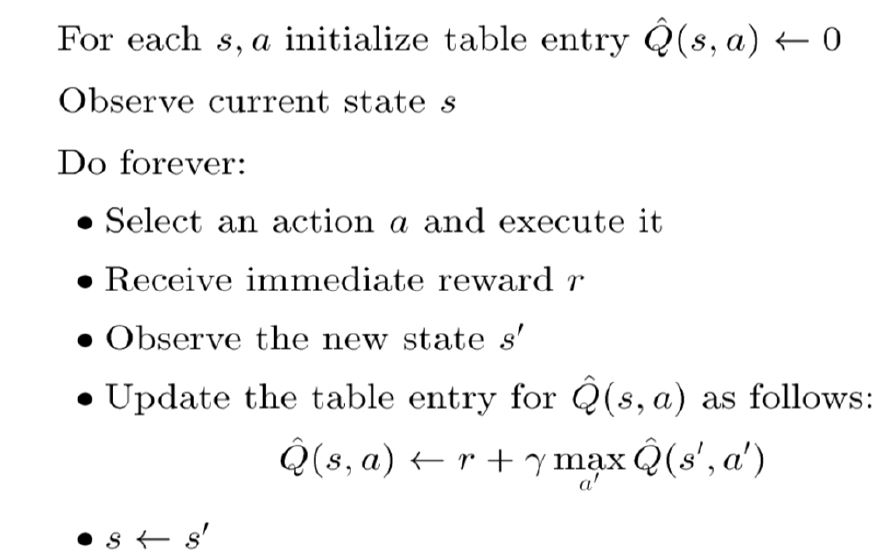
#> input picture Q-learning psuedocode.JPG, 879 x 556 px, found by its file name
$ jupyter execute 'Project 2- Grid World- Michael Keller.ipynb'
#> lines starting #> are read from the running program, lines starting #| are printed output that depends on the picture
# Introduction

This project report will address the implementation of three reinforcment learning algorithms on a custom grid world goal searching problem. The grid world problem is defined as follows:

Given an agent that starts in a specified state, this agent's goal is to reach the goal state. The goal state has reward 1, all other non-terminal states have reward 0. At each state, an agent has four actions: North, South, East, and West. For our problem, these actions will be deterministic. If an agent takes an action, the action will move the agent to the corresponding state. If an action will move an agent out of the grid, the agent will remain in the same position.

It is possible to create walls and/or other terminal states with different positive/negative rewards. However, our main focus here will be comparing the performance of following three reinforcement learining algorthms:

1. Q-learning
2. Double Q-learning
3. Monte Carlo

With each algorithm, we will use an $\epsilon$-greedy approach where we will take the action with the best value with 1-$\epsilon$ probability and take a random action with probability $\epsilon$. Taking the action with the best value out of the current information is known as exploitation, while taking a random action is known as exploration.

For all experiments, we will use a 5x5 grid world where the starting state is (0, 0) and the end state is (4, 4).

# Q-Learning

## Description and  Psuedocode

In a standard Q-learning approach, for every possible state and action, there is a Q-value. This Q-value represents the utility of an action in a particular state; that is, roughly, the expected future reward R when taking action A in state S. An agent in this grid world will continuously take actions until it reaches a terminal state, updating its Q-values as it goes. The set of actions taken from the starting state to a terminal state represents an episode. Q-values are updated throughout an episode according to (1):

$$Q(s, a)<-Q(s, a) + R+\gamma*max_aQ(s', a')                                                            (1) $$

Note that here, s is the current state, a is the current action, s' is the next state, and a' represents an action from s'. $\gamma$ represents the discount factor for q-values. We will implement a standard Q-learning algorithm according to the psuedocode in Figure 1:

[cell 1]
#imports

import numpy as np
import matplotlib.pyplot as plt
import pandas as pd
import random
import cv2
import seaborn as sns

[cell 2]
img = cv2.imread('Q-learning psuedocode.jpg')
#> img is the input picture: shape (556, 879, 3); min 0, max 255, mean 245.2
plt.figure(figsize=(8, 8))
plt.imshow(img)
plt.xlabel('Figure 1')
plt.show()

## Implementation

The rest of our implementation steps are detailed below:

[cell 3]
As=np.asarray(['North', 'South', 'East', 'West']) #possible actions

Rs=np.zeros((5, 5)) #initalize rewards for each state
Rs[4][4]=1 #goal state has reward of 1

S=list((0, 0)) #starting state

epsilon=0.1
gamma=0.9

runs=1000
episodes=50

steps_per_episode=np.empty((runs, episodes))

for i in range(runs):
    q_table=np.zeros((5, 5, 4))
    for j in range(episodes):
        count=0
        while S !=[4, 4]:
            p=random.random()
            if p<1-epsilon:
                A=np.argmax(q_table[S[0]][S[1]])
                if As[A]=='North':
                    S_prime=list(S)
                    S_prime[1]+=1
                    if S_prime[0] < 0 or S_prime[0] > 4 or S_prime[1] <0 or S_prime[1]>4:
                        S_prime=list(S)
                    q_table[S[0]][S[1]][A]=Rs[S_prime[0]][S_prime[1]]+(gamma*np.max(q_table[S_prime[0]][S_prime[1]]))
                    S=S_prime
                elif As[A]=='South':
                    S_prime=list(S)
                    S_prime[1]-=1
                    if S_prime[0] < 0 or S_prime[0] > 4 or S_prime[1] <0 or S_prime[1]>4:
                        S_prime=list(S)
                    q_table[S[0]][S[1]][A]=Rs[S_prime[0]][S_prime[1]]+(gamma*np.max(q_table[S_prime[0]][S_prime[1]]))
                    S=S_prime
                elif As[A]=='East':
                    S_prime=list(S)
                    S_prime[0]+=1
                    if S_prime[0] < 0 or S_prime[0] > 4 or S_prime[1] <0 or S_prime[1]>4:
                        S_prime=list(S)
                    q_table[S[0]][S[1]][A]=Rs[S_prime[0]][S_prime[1]]+(gamma*np.max(q_table[S_prime[0]][S_prime[1]]))
                    S=S_prime
                elif As[A]=='West':
                    S_prime=list(S)
                    S_prime[0]-=1
                    if S_prime[0] < 0 or S_prime[0] > 4 or S_prime[1] <0 or S_prime[1]>4:
                        S_prime=list(S)
                    q_table[S[0]][S[1]][A]=Rs[S_prime[0]][S_prime[1]]+(gamma*np.max(q_table[S_prime[0]][S_prime[1]]))
                    S=S_prime
                count+=1
            else:
                A=np.random.randint(0, len(As))
                if As[A]=='North':
                    S_prime=list(S)
                    S_prime[1]+=1
                    if S_prime[0] < 0 or S_prime[0] > 4 or S_prime[1] <0 or S_prime[1]>4:
                        S_prime=list(S)
                    q_table[S[0]][S[1]][A]=Rs[S_prime[0]][S_prime[1]]+(gamma*np.max(q_table[S_prime[0]][S_prime[1]]))
                    S=S_prime
                elif As[A]=='South':
                    S_prime=list(S)
                    S_prime[1]-=1
                    if S_prime[0] < 0 or S_prime[0] > 4 or S_prime[1] <0 or S_prime[1]>4:
                        S_prime=list(S)
                    q_table[S[0]][S[1]][A]=Rs[S_prime[0]][S_prime[1]]+(gamma*np.max(q_table[S_prime[0]][S_prime[1]]))
                    S=S_prime
                elif As[A]=='East':
                    S_prime=list(S)
                    S_prime[0]+=1
                    if S_prime[0] < 0 or S_prime[0] > 4 or S_prime[1] <0 or S_prime[1]>4:
                        S_prime=list(S)
                    q_table[S[0]][S[1]][A]=Rs[S_prime[0]][S_prime[1]]+(gamma*np.max(q_table[S_prime[0]][S_prime[1]]))
                    S=S_prime
                elif As[A]=='West':
                    S_prime=list(S)
                    S_prime[0]-=1
                    if S_prime[0] < 0 or S_prime[0] > 4 or S_prime[1] <0 or S_prime[1]>4:
                        S_prime=list(S)
                    q_table[S[0]][S[1]][A]=Rs[S_prime[0]][S_prime[1]]+(gamma*np.max(q_table[S_prime[0]][S_prime[1]]))
                    S=S_prime
                count+=1
        S=list((0, 0))
        steps_per_episode[i][j]=count

## Results

For this experiment, we ran the gridworld for 1000 iterations of 50 episodes each with an $\epsilon$ of 0.1 and a $\gamma$ of 0.9.

We first show the step-to-goal curve, visualizing the number of steps per episode it took for the agent to reach its goal. We obtain it by counting the number of steps it took for the agent to reach its goal in each episode, then averaging these counts over the 1000 iterations:

[cell 4]
average_steps_per_episode=np.mean(steps_per_episode, axis=0)

plt.plot(average_steps_per_episode)
plt.xlabel('Episode')
plt.ylabel('Average number of Steps to reach goal')
plt.show()
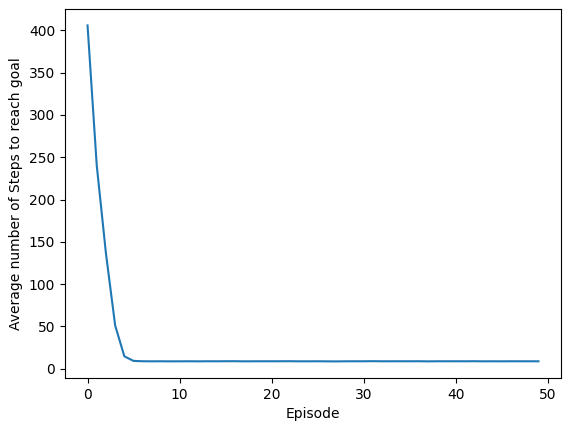
#> figure drawn by matplotlib, 1 panel; curve peaks at x = 0, y = 405.8

Below we can see the V-table for one of the episodes:

[cell 5]
v_table=np.zeros((5, 5))

for i in range(5):
    for j in range(5):
        v_table[i][j]=np.max(q_table[i][j])

grid=sns.heatmap(v_table, annot=True)
grid
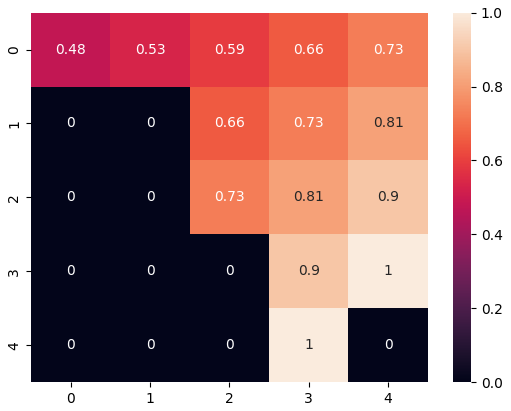
#> figure drawn by matplotlib, 2 panels

## Conclusions

From the step-to-goal curve, we can see that with an epsilon of 0.1, by the 7th episode, the agent has learned the optimal policy and the step-to-goal-curve converges. In the first 7 epsisodes, we can see that the agent is exploring to try and find the optimal policy.

From the V-table, we can see that the optimal policy that the agent learned involves moving East 4 times, and North four times, leading to a rough average of 8 steps per episode.

# Double Q-Learning

## Description and  Psuedocode

Double Q-learning follows a similar approach to Q-learning, except that there are now two q-values for each state s and action a. Thus, we must train two action-value functions $Q_1$ and $Q_2$. However, they are independent of each other, so they cannot be trained on the same time step or simultaneously. So, we will pick $Q_1$ or $Q_2$ at random to be updated on each time step. If we update $Q_1$, we will use $Q_2$ as the q-values of the next state, and vice-versa for $Q_2$. Action selection will be $\epsilon$-greedy with respect to the sum of $Q_1$ and $Q_2.$ The double Q-learning algorithm has the psuedocode in Figure 2:

[cell 6]
img = cv2.imread('Double Q-learning psuedocode.jpg')
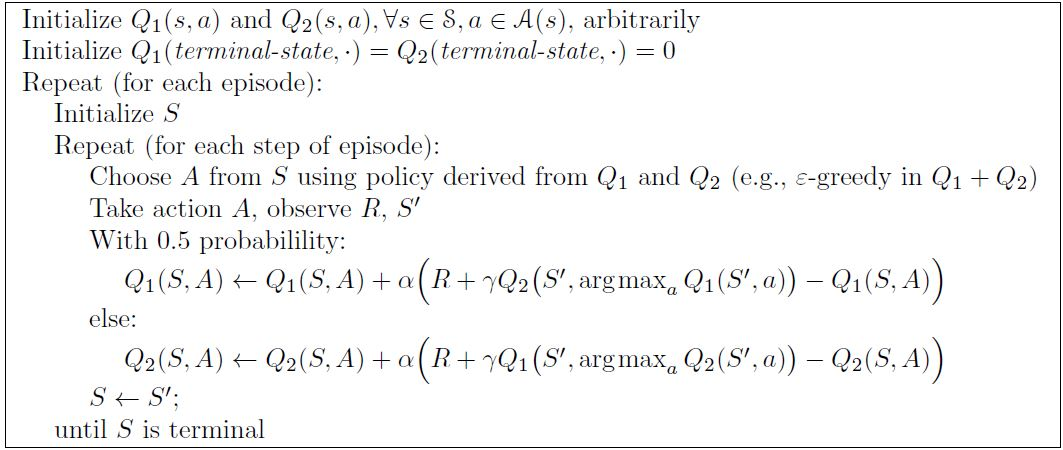
#> input picture Double Q-learning psuedocode.JPG, 1063 x 450 px, found by its file name
#> img is the input picture: shape (450, 1063, 3); mean B, G, R 244.4, 244.6, 244.4
plt.figure(figsize=(16, 16))
plt.imshow(img)
plt.xlabel('Figure 2')
plt.show()

So we update $Q_1$ according to (2):

$$Q_1(S, A)<-Q_1(S, A)+\alpha(R+\gamma Q_2(S', argmax_a Q_1(S', a))-Q_1(S, A))$$                                            (2)

And we update $Q_2$ according to (3):

$$Q_2(S, A)<-Q_2(S, A) +\alpha(R+\gamma Q_1(S', argmax_a Q_2(S', a))-Q_2(S, A))$$                                           (3)

Note that $\alpha$ is the learning rate parameter for double q-larning.

## Implementation

The rest of our implementation steps are detailed below:

[cell 7]
As=np.asarray(['North', 'South', 'East', 'West']) #possible actions

Rs=np.zeros((5, 5)) #initalize rewards for each state
Rs[4][4]=1 #goal state has reward of 1

S=list((0, 0)) #starting state

epsilon=0.1
gamma=0.9
alpha=0.5

runs=1000
episodes=50

steps_per_episode_double=np.empty((runs, episodes))

for i in range(runs):
    q1_table=np.zeros((5, 5, 4))
    q2_table=np.zeros((5, 5, 4))
    qsum_table=np.zeros((5, 5, 4))
    for j in range(episodes):
        count=0
        while S !=[4, 4]:
            p_e=random.random()
            if p_e<1-epsilon:
                A=np.argmax(qsum_table[S[0]][S[1]])
                if As[A]=='North':
                    S_prime=list(S)
                    S_prime[1]+=1
                    if S_prime[0] < 0 or S_prime[0] > 4 or S_prime[1] <0 or S_prime[1]>4:
                        S_prime=list(S)
                    p_q=random.random()
                    if p_q<0.5:
                        q1_table[S[0]][S[1]][A]=q1_table[S[0]][S[1]][A]+alpha*(Rs[S_prime[0]][S_prime[1]]+(gamma*np.max(
                        q2_table[S_prime[0]][S_prime[1]]))-q1_table[S[0]][S[1]][A])
                    else:
                        q2_table[S[0]][S[1]][A]=q2_table[S[0]][S[1]][A]+alpha*(Rs[S_prime[0]][S_prime[1]]+(gamma*np.max(
                        q1_table[S_prime[0]][S_prime[1]]))-q2_table[S[0]][S[1]][A])
                    qsum_table[S[0]][S[1]][A]=q1_table[S[0]][S[1]][A]+q2_table[S[0]][S[1]][A]
                    S=S_prime
                elif As[A]=='South':
                    S_prime=list(S)
                    S_prime[1]-=1
                    if S_prime[0] < 0 or S_prime[0] > 4 or S_prime[1] <0 or S_prime[1]>4:
                        S_prime=list(S)
                    p_q=random.random()
                    if p_q<0.5:
                        q1_table[S[0]][S[1]][A]=q1_table[S[0]][S[1]][A]+alpha*(Rs[S_prime[0]][S_prime[1]]+(gamma*np.max(
                        q2_table[S_prime[0]][S_prime[1]]))-q1_table[S[0]][S[1]][A])
                    else:
                        q2_table[S[0]][S[1]][A]=q2_table[S[0]][S[1]][A]+alpha*(Rs[S_prime[0]][S_prime[1]]+(gamma*np.max(
                        q1_table[S_prime[0]][S_prime[1]]))-q2_table[S[0]][S[1]][A])
                    qsum_table[S[0]][S[1]][A]=q1_table[S[0]][S[1]][A]+q2_table[S[0]][S[1]][A]
                    S=S_prime
                elif As[A]=='East':
                    S_prime=list(S)
                    S_prime[0]+=1
                    if S_prime[0] < 0 or S_prime[0] > 4 or S_prime[1] <0 or S_prime[1]>4:
                        S_prime=list(S)
                    p_q=random.random()
                    if p_q<0.5:
                        q1_table[S[0]][S[1]][A]=q1_table[S[0]][S[1]][A]+alpha*(Rs[S_prime[0]][S_prime[1]]+(gamma*np.max(
                        q2_table[S_prime[0]][S_prime[1]]))-q1_table[S[0]][S[1]][A])
                    else:
                        q2_table[S[0]][S[1]][A]=q2_table[S[0]][S[1]][A]+alpha*(Rs[S_prime[0]][S_prime[1]]+(gamma*np.max(
                        q1_table[S_prime[0]][S_prime[1]]))-q2_table[S[0]][S[1]][A])
                    qsum_table[S[0]][S[1]][A]=q1_table[S[0]][S[1]][A]+q2_table[S[0]][S[1]][A]
                    S=S_prime
                elif As[A]=='West':
                    S_prime=list(S)
                    S_prime[0]-=1
                    if S_prime[0] < 0 or S_prime[0] > 4 or S_prime[1] <0 or S_prime[1]>4:
                        S_prime=list(S)
                    p_q=random.random()
                    if p_q<0.5:
                        q1_table[S[0]][S[1]][A]=q1_table[S[0]][S[1]][A]+alpha*(Rs[S_prime[0]][S_prime[1]]+(gamma*np.max(
                        q2_table[S_prime[0]][S_prime[1]]))-q1_table[S[0]][S[1]][A])
                    else:
                        q2_table[S[0]][S[1]][A]=q2_table[S[0]][S[1]][A]+alpha*(Rs[S_prime[0]][S_prime[1]]+(gamma*np.max(
                        q1_table[S_prime[0]][S_prime[1]]))-q2_table[S[0]][S[1]][A])
                    qsum_table[S[0]][S[1]][A]=q1_table[S[0]][S[1]][A]+q2_table[S[0]][S[1]][A]
                    S=S_prime
                count+=1
            else:
                A=np.random.randint(0, len(As))
                if As[A]=='North':
                    S_prime=list(S)
                    S_prime[1]+=1
                    if S_prime[0] < 0 or S_prime[0] > 4 or S_prime[1] <0 or S_prime[1]>4:
                        S_prime=list(S)
                    p_q=random.random()
                    if p_q<0.5:
                        q1_table[S[0]][S[1]][A]=q1_table[S[0]][S[1]][A]+alpha*(Rs[S_prime[0]][S_prime[1]]+(gamma*np.max(
                        q2_table[S_prime[0]][S_prime[1]]))-q1_table[S[0]][S[1]][A])
                    else:
                        q2_table[S[0]][S[1]][A]=q2_table[S[0]][S[1]][A]+alpha*(Rs[S_prime[0]][S_prime[1]]+(gamma*np.max(
                        q1_table[S_prime[0]][S_prime[1]]))-q2_table[S[0]][S[1]][A])
                    qsum_table[S[0]][S[1]][A]=q1_table[S[0]][S[1]][A]+q2_table[S[0]][S[1]][A]
                    S=S_prime
                elif As[A]=='South':
                    S_prime=list(S)
                    S_prime[1]-=1
                    if S_prime[0] < 0 or S_prime[0] > 4 or S_prime[1] <0 or S_prime[1]>4:
                        S_prime=list(S)
                    p_q=random.random()
                    if p_q<0.5:
                        q1_table[S[0]][S[1]][A]=q1_table[S[0]][S[1]][A]+alpha*(Rs[S_prime[0]][S_prime[1]]+(gamma*np.max(
                        q2_table[S_prime[0]][S_prime[1]]))-q1_table[S[0]][S[1]][A])
                    else:
                        q2_table[S[0]][S[1]][A]=q2_table[S[0]][S[1]][A]+alpha*(Rs[S_prime[0]][S_prime[1]]+(gamma*np.max(
                        q1_table[S_prime[0]][S_prime[1]]))-q2_table[S[0]][S[1]][A])
                    qsum_table[S[0]][S[1]][A]=q1_table[S[0]][S[1]][A]+q2_table[S[0]][S[1]][A]
                    S=S_prime
                elif As[A]=='East':
                    S_prime=list(S)
                    S_prime[0]+=1
                    if S_prime[0] < 0 or S_prime[0] > 4 or S_prime[1] <0 or S_prime[1]>4:
                        S_prime=list(S)
                    p_q=random.random()
                    if p_q<0.5:
                        q1_table[S[0]][S[1]][A]=q1_table[S[0]][S[1]][A]+alpha*(Rs[S_prime[0]][S_prime[1]]+(gamma*np.max(
                        q2_table[S_prime[0]][S_prime[1]]))-q1_table[S[0]][S[1]][A])
                    else:
                        q2_table[S[0]][S[1]][A]=q2_table[S[0]][S[1]][A]+alpha*(Rs[S_prime[0]][S_prime[1]]+(gamma*np.max(
                        q1_table[S_prime[0]][S_prime[1]]))-q2_table[S[0]][S[1]][A])
                    qsum_table[S[0]][S[1]][A]=q1_table[S[0]][S[1]][A]+q2_table[S[0]][S[1]][A]
                    S=S_prime
                elif As[A]=='West':
                    S_prime=list(S)
                    S_prime[0]-=1
                    if S_prime[0] < 0 or S_prime[0] > 4 or S_prime[1] <0 or S_prime[1]>4:
                        S_prime=list(S)
                    p_q=random.random()
                    if p_q<0.5:
                        q1_table[S[0]][S[1]][A]=q1_table[S[0]][S[1]][A]+alpha*(Rs[S_prime[0]][S_prime[1]]+(gamma*np.max(
                        q2_table[S_prime[0]][S_prime[1]]))-q1_table[S[0]][S[1]][A])
                    else:
                        q2_table[S[0]][S[1]][A]=q2_table[S[0]][S[1]][A]+alpha*(Rs[S_prime[0]][S_prime[1]]+(gamma*np.max(
                        q1_table[S_prime[0]][S_prime[1]]))-q2_table[S[0]][S[1]][A])
                    qsum_table[S[0]][S[1]][A]=q1_table[S[0]][S[1]][A]+q2_table[S[0]][S[1]][A]
                    S=S_prime
                count+=1
        S=list((0, 0))
        steps_per_episode_double[i][j]=count

## Results

For this experiment, we ran the gridworld for 1000 iterations of 50 episodes each with an $\epsilon$ of 0.01, a $\gamma$ of 0.9.

We first show the step-to-goal curve, visualizing the number of steps per episode it took for the agent to reach its goal. We obtain it by counting the number of steps it took for the agent to reach its goal in each episode, then averaging these counts over the 1000 iterations:

[cell 8]
average_steps_per_episode_double=np.mean(steps_per_episode_double, axis=0)

plt.plot(average_steps_per_episode_double)
plt.xlabel('Episode')
plt.ylabel('Average number of Steps to reach goal')
plt.show()
#> figure, not shown here; curve peaks at x = 0, y = 416.9

Below we can see the V-table for one of the episodes:

[cell 9]
v_table_double=np.zeros((5, 5))

for i in range(5):
    for j in range(5):
        v_table_double[i][j]=np.max(qsum_table[i][j])

grid=sns.heatmap(v_table_double, annot=True)
grid
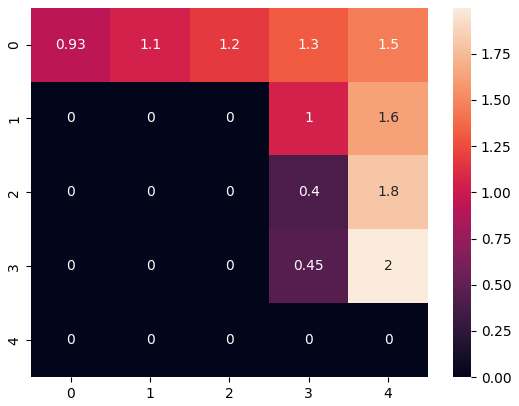
#> figure drawn by matplotlib, 2 panels

## Conclusions

We first compare the two step-to-goal curves by placing them on the same plot:

[cell 10]
plt.plot(average_steps_per_episode, label='single')
plt.plot(average_steps_per_episode_double, label='double')
plt.xlabel('Episode')
plt.ylabel('Average number of Steps to reach goal')
plt.legend()
plt.show()
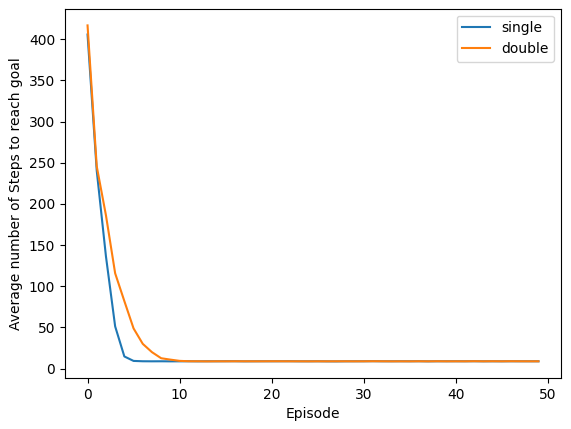
#> figure drawn by matplotlib, 1 panel; curve peaks at x = 0, y = 405.8; curve peaks at x = 0, y = 416.9

From the step to goal curves above, we can conclude that double q-learning converges slower on average than the single q-learning variant. This makes sense as it gathers together two q-values in an ensemble sum and uses them together, but updates both q-values randomly, and should thus find the optimal policy more slowly than the single q-learning variant.

From the V-table, we can see that the optimal policy that the agent learned involves moving East 4 times, and North four times, leading to a rough average of 8 steps per episode. This is a similar policy to the single q-learning variant.

# Monte Carlo

## Description and  Psuedocode

There are two types of Monte Carlo methods: on-policy and off-policy methods. For on-policy methods, we are concerned about learning information about the policy currently being executed. In off-policy methods, we are concerned with learning information of our target policy $\pi$ from our behavior policy b. In this report, we will investigate the applicability of an on-policy Monte-Carlo Control method with an exploring start to our gridworld problem.

A Monte-Carlo exploring start occurs when an agent must explore to find favorable actions. To reduce the amount of time in which this takes place, we must have an eternally soft policy, defined in (4):

$$\pi(a|s)>0$$ for all s and a                                                                                               (4)

An example of such a policy is given in (5):

$$p(a|s)=\epsilon/|A(s)|$$ if not greedy or $1-\epsilon+\epsilon/|A(s)|$ if greedy                                          (5)

It is expected that this policy will converge to the best $\epsilon$-soft policy over time. Psuedocode for an on-policy Monte Carlo control algorithm is given in Figure 3:

[cell 11]
img = cv2.imread('Monte Carlo psuedocode.jpg')
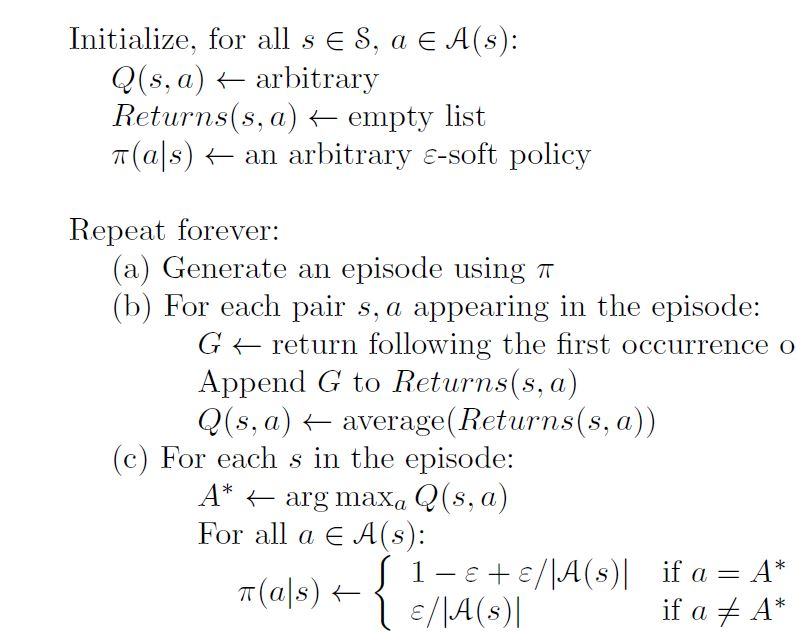
#> input picture Monte Carlo psuedocode.JPG, 796 x 633 px, found by its file name
#> img is the input picture: shape (633, 796, 3); mean B, G, R 245.3, 245.4, 245.2
plt.figure(figsize=(12, 12))
plt.imshow(img)
plt.xlabel('Figure 3')
plt.show()
